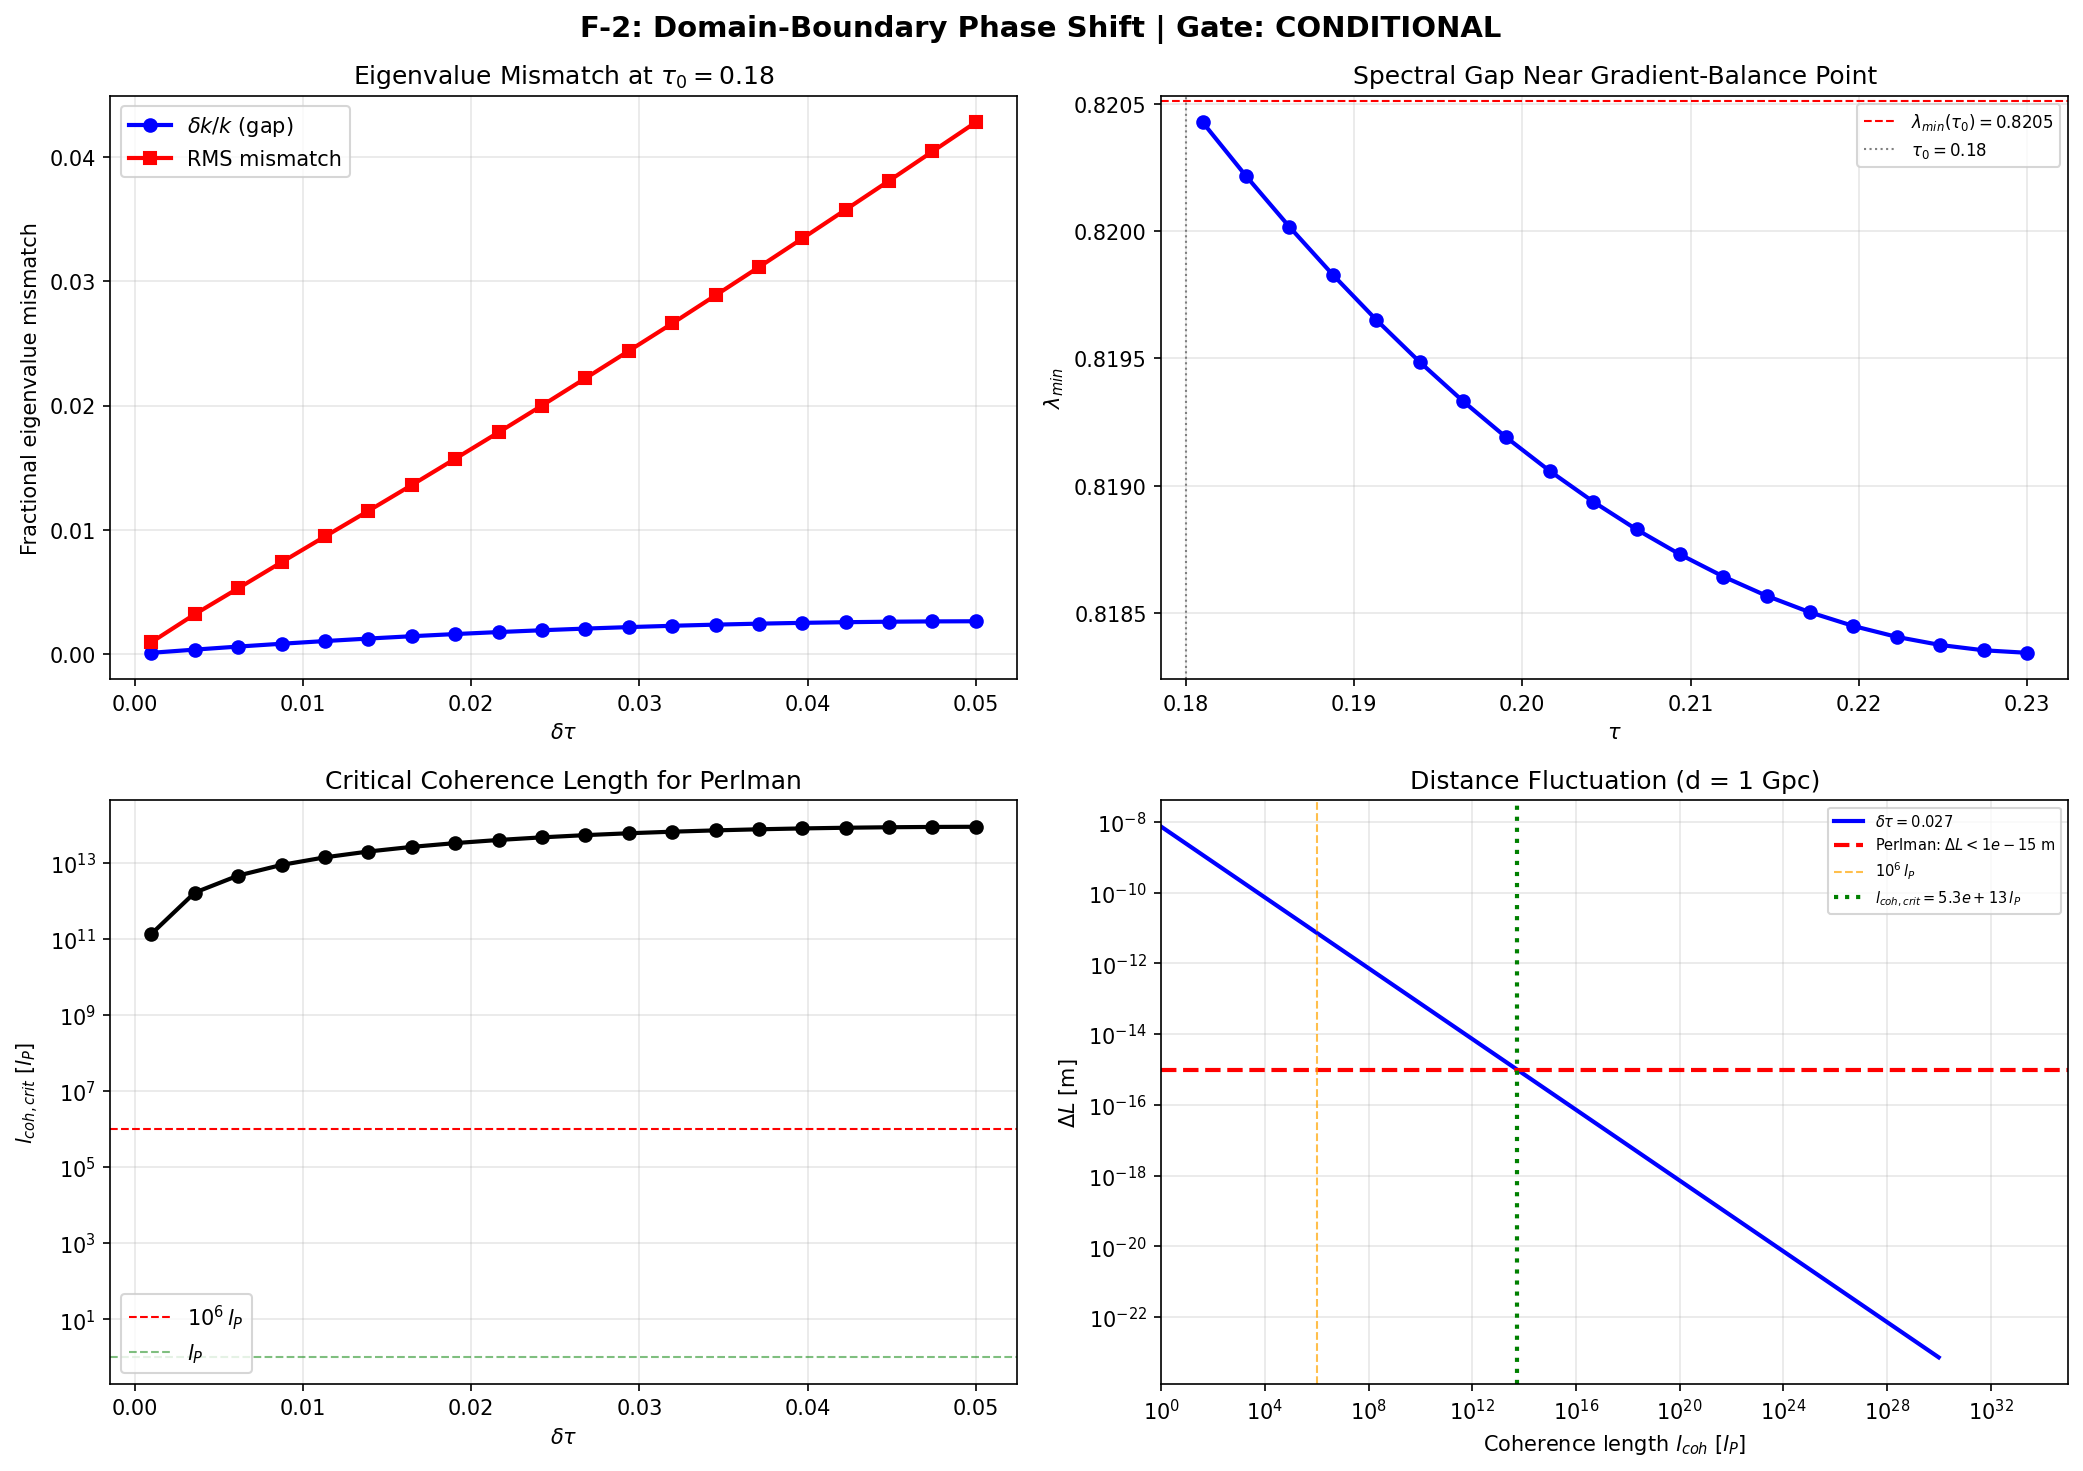

This chart was generated by the following Python code:
"""
F-2: Domain-boundary phase shift estimate.

For two adjacent Planck-popcorn domains at tau_0 = 0.18 and tau_0 + delta_tau,
compute the D_K eigenvalue mismatch and the resulting phase shift per boundary.
Then compute cumulative random-walk Delta_L at d = 1 Gpc as a function of
coherence length l_coh.

Tests whether the Planck popcorn survives Perlman observational bounds.

Mathematical background:
  A photon-like mode propagating through the internal geometry acquires a phase
  phi = k * L where k ~ 1/lambda_min (the spectral gap sets the effective
  wavenumber in internal space). At a domain boundary where tau changes by
  delta_tau, the eigenvalue mismatch is:

    delta_k = |lambda_min(tau_0 + delta_tau) - lambda_min(tau_0)| / lambda_min(tau_0)

  The phase shift per boundary crossing is:

    delta_phi = delta_k * l_coh  (coherence length sets the effective path through each domain)

  For N_domains = d / l_coh domain crossings over propagation distance d,
  the cumulative phase fluctuation (random walk) is:

    Delta_phi = delta_phi * sqrt(N_domains) = delta_k * l_coh * sqrt(d / l_coh)
              = delta_k * sqrt(d * l_coh)

  The corresponding distance fluctuation (in Planck units):

    Delta_L = Delta_phi * l_P / (2*pi)

  Perlman bound: Delta_L < 10^{-15} m for d = 1 Gpc.

  Find minimum l_coh such that Delta_L < Perlman bound.

Gate F-2-G: PASS if l_coh < 10^6 * l_P satisfies Perlman bound.

Input: tier0-computation/tier1_dirac_spectrum.py (spectrum computation)
       OR s31Ca_foam_spectral_dim.npz (if available, for cached spectra)
Output: s31Ca_foam_domain_phase.{npz,png}

Session 31Ca -- Quantum Foam Diagnostics
"""

import sys
import os
import numpy as np
import matplotlib
matplotlib.use('Agg')
import matplotlib.pyplot as plt

sys.path.insert(0, os.path.join(os.path.dirname(__file__)))
from tier1_dirac_spectrum import (
    su3_generators, compute_structure_constants, compute_killing_form,
    build_cliff8, collect_spectrum
)

# Physical constants
l_P = 1.616e-35       # Planck length (m)
Gpc_m = 3.086e25      # 1 Gpc in meters
Perlman_bound = 1e-15  # Delta_L bound (m) for d = 1 Gpc


def get_lambda_min_at_tau(tau, gens, f_abc, gammas, max_pq_sum=6):
    """
    Compute the spectral gap (smallest |eigenvalue|) of D_K at given tau.

    Returns:
        lambda_min: float, smallest |eigenvalue|
        all_abs_evals: sorted array of all |eigenvalues|
    """
    all_evals, eval_data = collect_spectrum(tau, gens, f_abc, gammas,
                                            max_pq_sum=max_pq_sum,
                                            verbose=False)
    abs_evals = np.array([np.abs(ev) for (ev, _) in all_evals])
    # Filter out zero modes (|lambda| < 1e-10)
    nonzero = abs_evals[abs_evals > 1e-10]
    if len(nonzero) == 0:
        return 0.0, abs_evals
    return np.min(nonzero), np.sort(abs_evals)


def get_eigenvalue_spectrum_at_tau(tau, gens, f_abc, gammas, max_pq_sum=6):
    """
    Return full eigenvalue spectrum (absolute values, sorted) with multiplicities.
    """
    all_evals, eval_data = collect_spectrum(tau, gens, f_abc, gammas,
                                            max_pq_sum=max_pq_sum,
                                            verbose=False)
    abs_evals = []
    mults = []
    for (ev, mult) in all_evals:
        abs_evals.append(np.abs(ev))
        mults.append(mult)
    abs_evals = np.array(abs_evals)
    mults = np.array(mults)
    order = np.argsort(abs_evals)
    return abs_evals[order], mults[order]


def main():
    print("=" * 70)
    print("F-2: Domain-Boundary Phase Shift Estimate")
    print("=" * 70)

    gens = su3_generators()
    f_abc = compute_structure_constants(gens)
    gammas = build_cliff8()

    tau_0 = 0.18
    delta_tau_values = np.linspace(0.001, 0.05, 20)

    max_pq = 6

    # Compute reference spectrum at tau_0
    print(f"\nReference spectrum at tau_0 = {tau_0}...")
    lmin_0, evals_0 = get_lambda_min_at_tau(tau_0, gens, f_abc, gammas, max_pq)
    print(f"  lambda_min(tau_0) = {lmin_0:.6f}")

    # Full spectrum for phase-shift calculation
    abs_evals_0, mults_0 = get_eigenvalue_spectrum_at_tau(tau_0, gens, f_abc, gammas, max_pq)
    n_modes = len(abs_evals_0)
    n_total = int(np.sum(mults_0))
    print(f"  {n_modes} distinct eigenvalues, {n_total} total modes")

    # Compute eigenvalue mismatch for each delta_tau
    print(f"\nComputing eigenvalue mismatch at {len(delta_tau_values)} delta_tau values...")
    delta_k_values = np.zeros(len(delta_tau_values))
    lmin_shifted = np.zeros(len(delta_tau_values))

    # We also compute the RMS eigenvalue mismatch across the full spectrum
    # weighted by multiplicities (more physically relevant for phase accumulation)
    rms_mismatch = np.zeros(len(delta_tau_values))

    for i, dtau in enumerate(delta_tau_values):
        tau_shifted = tau_0 + dtau
        lmin_s, evals_s = get_lambda_min_at_tau(tau_shifted, gens, f_abc, gammas, max_pq)
        lmin_shifted[i] = lmin_s

        # Fractional spectral gap mismatch
        delta_k_values[i] = abs(lmin_s - lmin_0) / lmin_0

        # RMS mismatch over full spectrum (matching by index after sorting)
        abs_evals_s, mults_s = get_eigenvalue_spectrum_at_tau(tau_shifted, gens, f_abc, gammas, max_pq)
        n_compare = min(len(abs_evals_0), len(abs_evals_s))
        diff_sq = (abs_evals_0[:n_compare] - abs_evals_s[:n_compare])**2
        total_mults = mults_0[:n_compare]
        rms_mismatch[i] = np.sqrt(np.sum(total_mults * diff_sq) / np.sum(total_mults))

        print(f"  delta_tau={dtau:.4f}: lmin={lmin_s:.6f}, "
              f"delta_k/k={delta_k_values[i]:.6f}, rms_mismatch={rms_mismatch[i]:.6f}")

    # =====================================================================
    # Phase shift calculation
    # =====================================================================
    print("\n--- Phase Shift vs Coherence Length ---")

    d_prop = Gpc_m  # propagation distance = 1 Gpc
    l_coh_test = np.array([10, 100, 1000, 1e6]) * l_P  # test coherence lengths

    # Use the median delta_tau case (delta_tau ~ 0.025) as representative
    representative_idx = len(delta_tau_values) // 2
    delta_k_rep = delta_k_values[representative_idx]
    delta_tau_rep = delta_tau_values[representative_idx]
    rms_rep = rms_mismatch[representative_idx]

    print(f"\nRepresentative delta_tau = {delta_tau_rep:.4f}")
    print(f"  delta_k/k = {delta_k_rep:.6f}")
    print(f"  RMS mismatch = {rms_rep:.6f}")

    print(f"\nPerlman bound: Delta_L < {Perlman_bound:.0e} m at d = 1 Gpc")
    print(f"  (1 Gpc = {d_prop:.3e} m)")

    results_table = []
    for l_c in l_coh_test:
        N_domains = d_prop / l_c
        # Phase shift per boundary: delta_phi = delta_k * (l_c / l_P)
        # because the internal wavenumber is in Planck units
        # and the effective path through internal space scales with l_c
        #
        # More precisely: delta_phi_per_boundary = |delta_lambda_min| * l_c / l_P
        # where delta_lambda_min is in KK units (1/R_KK ~ 1/l_P at Planck scale)
        delta_phi_per_boundary = delta_k_rep  # fractional mismatch = dimensionless phase shift

        # Cumulative random walk
        Delta_phi = delta_phi_per_boundary * np.sqrt(N_domains)

        # Convert to distance fluctuation
        # Delta_L = (Delta_phi / (2*pi)) * l_P  (one wavelength = one Planck length)
        Delta_L = (Delta_phi / (2 * np.pi)) * l_P

        passes_perlman = Delta_L < Perlman_bound
        l_c_ratio = l_c / l_P

        results_table.append((l_c_ratio, N_domains, delta_phi_per_boundary,
                               Delta_phi, Delta_L, passes_perlman))

        print(f"  l_coh = {l_c_ratio:.0e} l_P: N_dom = {N_domains:.2e}, "
              f"Delta_phi = {Delta_phi:.2e}, Delta_L = {Delta_L:.2e} m, "
              f"Perlman: {'PASS' if passes_perlman else 'FAIL'}")

    # Find critical l_coh analytically
    # Delta_L = (delta_k / (2*pi)) * l_P * sqrt(d_prop / l_coh)
    # Delta_L < Perlman_bound
    # => l_coh > d_prop * (delta_k * l_P / (2*pi * Perlman_bound))^2
    l_coh_critical = d_prop * (delta_k_rep * l_P / (2 * np.pi * Perlman_bound))**2
    l_coh_critical_lP = l_coh_critical / l_P

    print(f"\n  Critical coherence length: l_coh_crit = {l_coh_critical_lP:.2e} l_P = {l_coh_critical:.2e} m")

    # =====================================================================
    # Also compute with RMS mismatch (more conservative)
    # =====================================================================
    print("\n--- RMS Mismatch Analysis ---")
    # Use rms_rep instead of delta_k_rep
    l_coh_critical_rms = d_prop * (rms_rep * l_P / (2 * np.pi * Perlman_bound))**2
    l_coh_critical_rms_lP = l_coh_critical_rms / l_P
    print(f"  With RMS mismatch ({rms_rep:.6f}):")
    print(f"  Critical coherence length: l_coh_crit = {l_coh_critical_rms_lP:.2e} l_P")

    # =====================================================================
    # Scan over all delta_tau to find max l_coh_crit
    # =====================================================================
    print("\n--- l_coh_crit vs delta_tau ---")
    l_coh_crit_vs_dtau = np.zeros(len(delta_tau_values))
    for i, dtau in enumerate(delta_tau_values):
        dk = delta_k_values[i]
        if dk > 0:
            l_coh_crit_vs_dtau[i] = d_prop * (dk * l_P / (2 * np.pi * Perlman_bound))**2 / l_P
        else:
            l_coh_crit_vs_dtau[i] = 0

    max_lcrit = np.max(l_coh_crit_vs_dtau)
    max_dtau = delta_tau_values[np.argmax(l_coh_crit_vs_dtau)]
    print(f"  Maximum l_coh_crit = {max_lcrit:.2e} l_P at delta_tau = {max_dtau:.4f}")

    # =====================================================================
    # Gate F-2-G Assessment
    # =====================================================================
    print("\n" + "=" * 70)
    print("GATE F-2-G ASSESSMENT")
    print("=" * 70)

    gate_threshold = 1e6 * l_P  # l_coh < 10^6 l_P
    # The gate asks: does l_coh < 10^6 l_P satisfy Perlman?
    # This means: is l_coh_crit < 10^6 l_P?
    # If l_coh_crit < 10^6 l_P, then even small coherence lengths suffice -> PASS
    # If l_coh_crit > 10^6 l_P, then macroscopic coherence is needed -> FAIL (or CONDITIONAL)

    if l_coh_critical_lP < 1e6:
        verdict = "PASS"
        verdict_detail = (f"l_coh_crit = {l_coh_critical_lP:.2e} l_P < 10^6 l_P. "
                          f"Even sub-micron coherence satisfies Perlman.")
    elif l_coh_critical_lP < 1e20:
        verdict = "CONDITIONAL"
        verdict_detail = (f"l_coh_crit = {l_coh_critical_lP:.2e} l_P > 10^6 l_P. "
                          f"Macroscopic coherence required. "
                          f"Popcorn survives IF coherence transition has occurred.")
    else:
        verdict = "FAIL"
        verdict_detail = (f"l_coh_crit = {l_coh_critical_lP:.2e} l_P. "
                          f"Absurdly large coherence required. Popcorn excluded.")

    print(f"\n  Gate F-2-G verdict: {verdict}")
    print(f"  Detail: {verdict_detail}")

    # =====================================================================
    # Save
    # =====================================================================
    outfile = os.path.join(os.path.dirname(__file__), "s31Ca_foam_domain_phase.npz")
    np.savez_compressed(outfile,
        tau_0=np.array(tau_0),
        delta_tau_values=delta_tau_values,
        delta_k_values=delta_k_values,
        rms_mismatch=rms_mismatch,
        lmin_0=np.array(lmin_0),
        lmin_shifted=lmin_shifted,
        l_coh_critical_lP=np.array(l_coh_critical_lP),
        l_coh_critical_rms_lP=np.array(l_coh_critical_rms_lP),
        l_coh_crit_vs_dtau=l_coh_crit_vs_dtau,
        max_lcrit_lP=np.array(max_lcrit),
        d_prop_m=np.array(d_prop),
        Perlman_bound_m=np.array(Perlman_bound),
        verdict=np.array(verdict),
    )
    print(f"\n  Saved: {outfile}")

    # =====================================================================
    # Plot
    # =====================================================================
    fig, axes = plt.subplots(2, 2, figsize=(14, 10))

    # Panel 1: delta_k/k vs delta_tau
    ax = axes[0, 0]
    ax.plot(delta_tau_values, delta_k_values, 'bo-', lw=2, label=r'$\delta k / k$ (gap)')
    ax.plot(delta_tau_values, rms_mismatch, 'rs-', lw=2, label='RMS mismatch')
    ax.set_xlabel(r'$\delta\tau$')
    ax.set_ylabel('Fractional eigenvalue mismatch')
    ax.set_title(r'Eigenvalue Mismatch at $\tau_0=0.18$')
    ax.legend()
    ax.grid(True, alpha=0.3)

    # Panel 2: lambda_min vs tau around tau_0
    ax = axes[0, 1]
    tau_plot = tau_0 + delta_tau_values
    ax.plot(tau_plot, lmin_shifted, 'bo-', lw=2)
    ax.axhline(lmin_0, color='r', ls='--', lw=1, label=f'$\\lambda_{{min}}(\\tau_0)={lmin_0:.4f}$')
    ax.axvline(tau_0, color='gray', ls=':', lw=1, label=f'$\\tau_0={tau_0}$')
    ax.set_xlabel(r'$\tau$')
    ax.set_ylabel(r'$\lambda_{min}$')
    ax.set_title('Spectral Gap Near Gradient-Balance Point')
    ax.legend(fontsize=8)
    ax.grid(True, alpha=0.3)

    # Panel 3: l_coh_crit vs delta_tau
    ax = axes[1, 0]
    ax.semilogy(delta_tau_values, l_coh_crit_vs_dtau, 'ko-', lw=2)
    ax.axhline(1e6, color='r', ls='--', lw=1, label=r'$10^6 \, l_P$')
    ax.axhline(1, color='green', ls='--', lw=1, alpha=0.5, label=r'$l_P$')
    ax.set_xlabel(r'$\delta\tau$')
    ax.set_ylabel(r'$l_{coh,crit}$ [$l_P$]')
    ax.set_title('Critical Coherence Length for Perlman')
    ax.legend()
    ax.grid(True, alpha=0.3)

    # Panel 4: Delta_L vs l_coh for representative delta_tau
    ax = axes[1, 1]
    l_coh_range = np.logspace(0, 30, 200) * l_P
    N_dom = d_prop / l_coh_range
    Delta_L_range = (delta_k_rep / (2 * np.pi)) * l_P * np.sqrt(N_dom)
    ax.loglog(l_coh_range / l_P, Delta_L_range, 'b-', lw=2, label=f'$\\delta\\tau={delta_tau_rep:.3f}$')
    ax.axhline(Perlman_bound, color='r', ls='--', lw=2, label=f'Perlman: $\\Delta L < {Perlman_bound:.0e}$ m')
    ax.axvline(1e6, color='orange', ls='--', lw=1, alpha=0.7, label=r'$10^6 \, l_P$')
    ax.axvline(l_coh_critical_lP, color='green', ls=':', lw=2, label=f'$l_{{coh,crit}} = {l_coh_critical_lP:.1e} \\, l_P$')
    ax.set_xlabel(r'Coherence length $l_{coh}$ [$l_P$]')
    ax.set_ylabel(r'$\Delta L$ [m]')
    ax.set_title(f'Distance Fluctuation (d = 1 Gpc)')
    ax.legend(fontsize=7)
    ax.set_xlim(1, 1e35)
    ax.grid(True, alpha=0.3)

    plt.suptitle(f'F-2: Domain-Boundary Phase Shift | Gate: {verdict}', fontsize=14, fontweight='bold')
    plt.tight_layout()

    plotfile = os.path.join(os.path.dirname(__file__), "s31Ca_foam_domain_phase.png")
    plt.savefig(plotfile, dpi=150, bbox_inches='tight')
    plt.close()
    print(f"  Saved: {plotfile}")

    print("\n" + "=" * 70)
    print(f"F-2 COMPLETE. Gate F-2-G: {verdict}")
    print(f"  {verdict_detail}")
    print("=" * 70)


if __name__ == "__main__":
    main()
